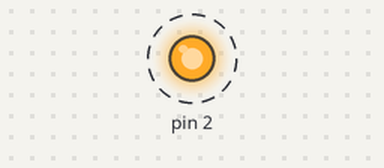
Bench run of a sketch on a simulated Arduino Uno, built with avr-gcc and run on an emulated ATmega328P. Parts: output pins drawn as LEDs (lit = HIGH). Dashed ring = blinking. What the sketch prints to the serial monitor is not drawn.

Above: at 0.2 s.
Timing chart, 0 to 3.0 s (numbered marks = the images above):
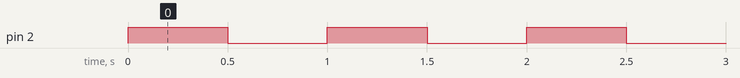

The sketch:

MonitoreandoLed.ino
```cpp
void setup(){
   Serial.begin(9600);
   pinMode(2,OUTPUT);
}

void loop(){
    digitalWrite(2,HIGH);
    Serial.println("PRENDIDO");
    delay(500);
    digitalWrite(2,LOW);
    Serial.println("Apagado");
    delay(500);
}
```

Measured:
- by itself, pin 2: alternates HIGH for 0.50 s and LOW for 0.50 s
